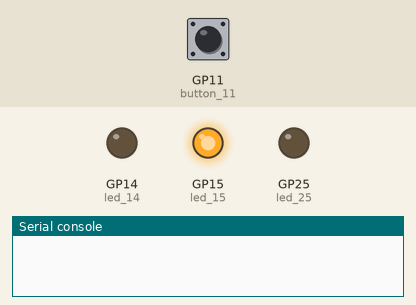
Bench run of a program on a simulated Raspberry Pi Pico running MicroPython. Shown: output pins drawn as LEDs (lit = HIGH), the last lines printed to the serial console. Inputs (shaded band) come from the test bench; at power-on: GP11 (button_11) HIGH.

Above: at 1.2 s.
1.3 s: GP11 (button_11) pulled LOW for 0.15 s
At 1.8 s:
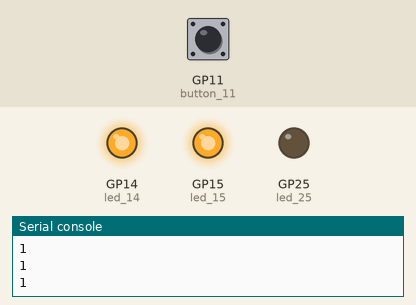
4.4 s: GP11 (button_11) pulled LOW for 1 s
6.9 s: GP11 (button_11) pulled LOW for 0.15 s
At 8.3 s:
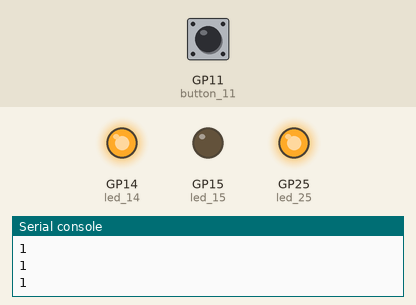
10.0 s: GP11 (button_11) pulled LOW for 0.15 s
At 11.1 s:
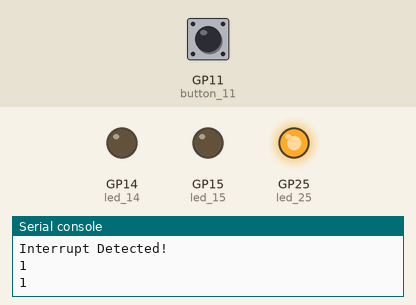
13.1 s: GP11 (button_11) pulled LOW for 3.2 s
At 17.0 s:
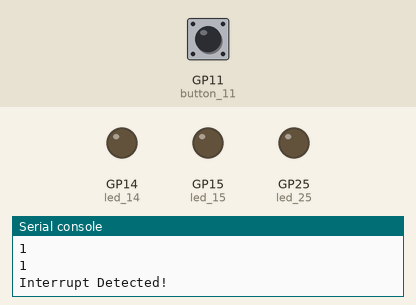
Timing chart, 0 to 18.5 s (numbered marks = the images above; inputs shaded):
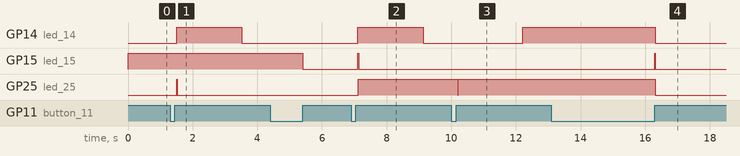

Measured:
- after the input at 1.3 s, GP14 (led_14): LOW → HIGH after 0.20 s instead of 0.70 s; GP25 (led_25): LOW → HIGH after 0.21 s instead of 2.7 s
- after the input at 6.9 s, GP14 (led_14): LOW → HIGH after 0.21 s, → LOW 2.0 s later; GP15 (led_15): LOW → HIGH after 0.20 s, → LOW 0.03 s later; GP25 (led_25): LOW → HIGH after 0.22 s
- after the input at 10.0 s, GP14 (led_14): LOW → HIGH after 2.2 s; GP25 (led_25): HIGH → LOW after 0.20 s instead of 1.1 s
- after the input at 13.1 s, GP14 (led_14): HIGH → LOW after 3.2 s instead of 5.1 s; GP15 (led_15): LOW → HIGH after 3.2 s instead of 1.1 s

The program:

IRQ_sw2.py
```python
from machine import Pin
from time import sleep

led_14 = Pin(14, Pin.OUT)
led_15 = Pin(15, Pin.OUT)
led_25 = Pin(25, Pin.OUT)

led_14.value(0)
led_15.value(0)
led_25.value(0)

button_11 = Pin(11, Pin.IN, Pin.PULL_UP)
x=0
y=0
def int_handler(pin):
    global x
    global y
    button_11.irq(handler=None)    # disable irq
    print("Interrupt Detected!")
    y=1
    x+=1
    if x >= 3:
        x=0
    while button_11.value() == 0:
        sleep(0.1)
    button_11.irq(handler=int_handler)  #enable irq

def Delay(T):
    global y
    for i in range (T):
        sleep(0.01)
        if y==1 :
            break
button_11.irq(trigger=Pin.IRQ_FALLING, handler=int_handler)  #IRQ_FALLING/RISING

while True:
    if x == 0:
        led_15.toggle()
        Delay(200)
        print(y)
        led_14.toggle()
        Delay(200)
        print(y)
        led_25.toggle()
        Delay(200)
        print(y)
        y=0
    elif x== 1:
        led_25.toggle()
        Delay(200)
        led_14.toggle()
        Delay(200)
        led_15.toggle()
        Delay(200)
        y=0
    else :
        led_15.value(0)
        led_14.value(0)
        led_25.value(0)


     
```
